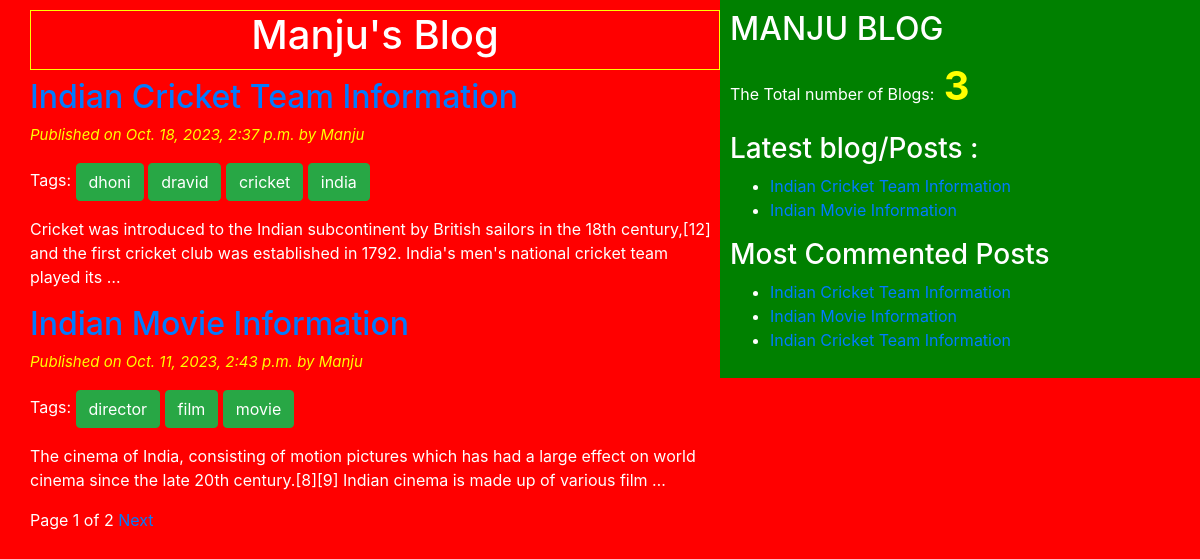
The page / on the database its author committed.
### blogapp/models.py (models this page shows, shortened)
class Post(models.Model):
	STATUS_CHOICES= (('draft','Draft'),('published','published'))
	title=models.CharField(max_length=50)
	slug=models.SlugField(max_length=50,unique_for_date='publish')
	author=models.ForeignKey(User, related_name = 'blog_posts',on_delete=models.CASCADE)
	body=models.TextField()
	publish=models.DateTimeField(default=timezone.now)
	created=models.DateTimeField(auto_now_add=True)
	updated=models.DateTimeField(auto_now=True)
	status=models.CharField(max_length=50,choices=STATUS_CHOICES,default='draft')
	objects=CustomManager()
	tags=TaggableManager()
	class Meta:
		ordering=('-publish',)
	def get_absolute_url(self):
		return reverse('post_detail',args=[self.publish.year,self.publish.strftime('%m'),self.publish.strftime('%d'),self.slug])

### blogapp/views.py (the view)
# urls.py: path('',views.post_list_view),
def post_list_view(request,tag_slug=None):
	post_list=Post.objects.all()
	tag=None
	if tag_slug:
		tag=get_object_or_404(Tag,slug=tag_slug)
		post_list=post_list.filter(tags__in=[tag])
	paginator=Paginator(object_list=post_list,per_page= 2)
	page_number=request.GET.get('page')
	try:
		post_list=paginator.page(page_number)
	except PageNotAnInteger:
		post_list=paginator.page(1)
	except EmptyPage:
		post_list=paginator.page(paginator.num_pages)
	my_dict={'post_list':post_list,'tag':tag}
	return render(request=request,template_name='blogapp/post_list.html',context=my_dict)

### blogapp/models.py (called while the page is built)
	def get_queryset(self):
		return super().get_queryset().filter(status='published')

### blogapp/templatetags/blog_tags.py (called while the page is built)
@register.simple_tag(name='my_tag')
def total_posts():
	return Post.objects.count()

@register.inclusion_tag('blogapp/latest_posts.html')
def show_latest_posts():
	latest_posts=Post.objects.order_by('-publish')[:2]
	return {'latest_posts':latest_posts}

@register.simple_tag()
def get_most_commented_posts(count=3):
	return Post.objects.annotate(total_comments=Count('comments')).order_by('-total_comments')[:count]

### templates/blogapp/post_list.html (shortened to what this page needs)
{% extends "blogapp/base.html" %}
{% block content_block %}
<h1>Manju's Blog</h1>
{% for post in post_list %}
<a href="{{post.get_absolute_url}}"><h2>{{post.title}}</h2></a>
<p id="date"> Published on {{post.publish}} by {{post.author|title}}</p>
<p>Tags:
	{% for tag in post.tags.all %}
	<a href="{% url 'post_list_by_tag_name' tag.slug %}" class="btn btn-success">{{tag.name}}</a>
	{% endfor %}
</p>
{{ post.body|truncatewords:30|linebreaks}}
{% endfor %}
{% include "blogapp/pagination.html" with page=post_list %}
{% endblock content_block %}

### templates/blogapp/base.html (shortened to what this page needs)
<!DOCTYPE html>
{% load static %}
{% load blog_tags %}
<html lang="en" dir="ltr">
<head>
	<link rel="stylesheet" href="https://cdn.jsdelivr.net/npm/bootstrap@4.0.0/dist/css/bootstrap.min.css">
	<link rel="stylesheet" type="text/css" href="{% static "css/blogapp/blog.css" %}" >
	</head>
	<body>
		<div  class="content">
			{% block content_block %}
			{% endblock content_block %}
		</div>
		<div class="sidebar">
			<h2>MANJU BLOG</h2>
			<p>The Total number of Blogs:<span id="pcount"> {% my_tag %} </span> </p>
			<h3>Latest blog/Posts :</h3>{% show_latest_posts %}
			<h3>Most Commented Posts</h3>
			{% get_most_commented_posts as m_c_p %}
			<ul>
				{% for post in m_c_p %}
				<li><a href="{{post.get_absolute_url}}">{{post.title}}</a></li>
				{% endfor %}
			</ul>
		</div>
	</body>
</html>

### templates/blogapp/pagination.html (shortened to what this page needs)
<div class="paginator">
	<span>Page {{page.number}} of {{page.paginator.num_pages}}</span>
	{% if page.has_next %}
		<a href="?page={{ page.next_page_number }}">Next</a>
	{% endif %}
</div>

### templates/blogapp/latest_posts.html
<ul>
	{% for post in latest_posts %}
	<li><a href="{{ post.get_absolute_url }}">{{ post.title }}</a></li>
	{% endfor %}
</ul>

### static/css/blogapp/blog.css (style rules this page uses)
.content { width:60%; float:left; padding: 10px 0 0 30px; background:red; height:100%; }
.sidebar { width:40%; float:right; padding: 10px; background:green; height:100%; }
h1 { text-align: center; border:1px solid yellow; padding-bottom: 10px; }
body { color: white; background:red; }
#date { color: yellow; font-size: 15px; font-style: italic; }
#pcount { font-size: 40px; color: yellow; font-weight: bold; }

### rows shown on the page
Post: title "Indian Cricket Team Information", publish "Oct. 18, 2023, 2:37 p.m.", author "Manju", body "Cricket was introduced to the Indian subcontinent by British sailors in the 18th century,[12] and the first cricket club was established in 1792. India's men's national cricket team played its …"
Tag: name "dhoni"
Tag: name "dravid"
Tag: name "cricket"
Tag: name "india"
Post: title "Indian Movie Information", publish "Oct. 11, 2023, 2:43 p.m.", author "Manju", body "The cinema of India, consisting of motion pictures which has had a large effect on world cinema since the late 20th century.[8][9] Indian cinema is made up of various film …"
Tag: name "director"
Tag: name "film"
Tag: name "movie"
Post: title "Indian Cricket Team Information"

### other values the page prints
{{ page.number }} "1"
{{ page.paginator.num_pages }} "2"
